Frame 1 (no input): blank canvas, image omitted
Frame 60 (the mouse pressed at the canvas centre just before this capture): blank canvas, image omitted
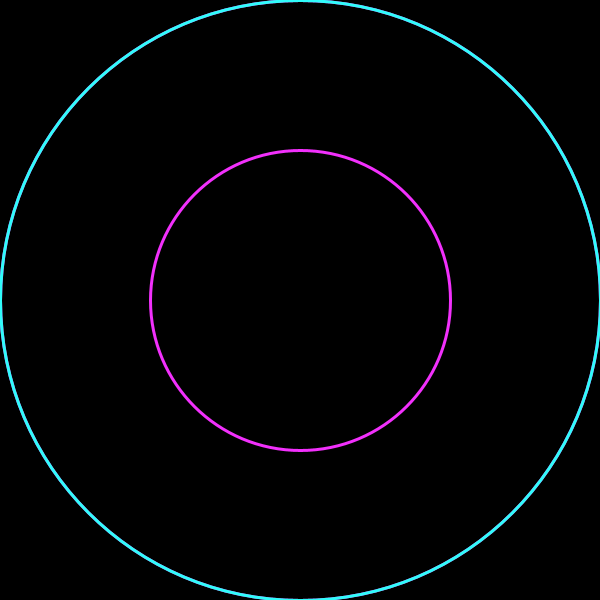
Frame 120 (the mouse held since frame 60 and released just before this capture)

The Processing sketch whose frames 1 and 60 were blank and that drew this single picture after the mouse press (run headless with seeded random() and noise(); from frame 60 on, the mouse is pressed at the canvas centre):

// Processing sketch: desafio4_diaz
// ── desafio4_diaz.pde
//tip: para un efecto más flashero, deslizar el mouse desde el 0, 0 hasta el 600, 600 en diagonal

int cant;
int tam;

void setup() {
  size(600, 600); 

  cant = width/12;
  tam = 40;
}


void draw() {
  background(0);

  for ( int g = 0; g < cant ; g ++ ){
    strokeWeight(3);
    stroke(#F230FC); 
      noFill(); 
      ellipse( width/2, height/2, mouseX*g, mouseY*g);
  }



  for ( int c = 0; c < cant; c++) {

    strokeWeight(3); 
      stroke(#30FCFB); 
      noFill(); 
      ellipse( width/2, height/2, mouseX*c*2, mouseY*c*2);
  }
}
